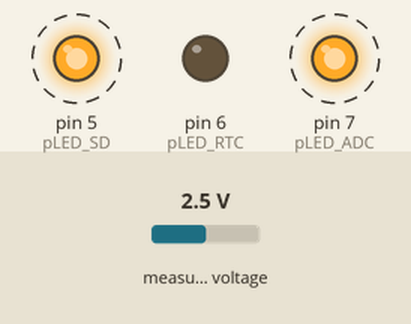
Bench run of a sketch on a simulated Arduino Uno, built with avr-gcc and run on an emulated ATmega328P. On the bench: output pins drawn as LEDs (lit = HIGH). Dashed ring = blinking. Inputs (shaded band) come from the test bench; at power-on: measured voltage 2.5 V. The local clock reads 2024-03-15 10:24:30 at power-on unless the sketch sets it; storage starts empty; what the sketch prints to the serial monitor is not drawn.

Above: at 0.4 s.
Timing chart, 0 to 3.0 s (numbered marks = the images above):
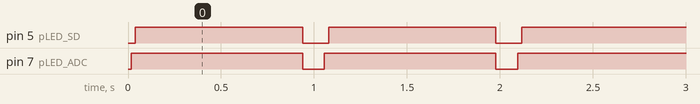

Measured:
- by itself, pin 5 (pLED_SD): alternates HIGH for 0.90 s and LOW for 0.14 s
- by itself, pin 7 (pLED_ADC): alternates HIGH for 0.92 s and LOW for 0.12 s

The sketch:

test_modules.ino
```cpp
/*
  Script
*/

/*TODO

*/

//libraries
#include <Wire.h>               //standard library
#include <SPI.h>                //standard library
#include <LiquidCrystal_I2C.h>  //standard library
#include <Adafruit_ADS1X15.h>   //Version 2.2.0  https://github.com/adafruit/Adafruit_ADS1X15
#include <SdFat.h>              //Version 2.0.7 https://github.com/greiman/SdFat //uses 908 bytes of memory
#include <DS3231.h>             //Updated Jan 2, 2017 https://github.com/kinasmith/DS3231

//pins for LEDS
#define pLED_ADC 7
#define pLED_RTC 6
#define pLED_SD 5
#define pChipSelect 10

//RTC vars
DS3231 rtc; //create RTC object

//SD vars
#define SPI_SPEED SD_SCK_MHZ(50)
SdFat sd;

//ADC vars
Adafruit_ADS1115 ads;

/* SETUP

 */

void setup() {
  Serial.begin(115200);
  Serial.setTimeout(50);
  Wire.begin();

  pinMode(pLED_ADC, OUTPUT);
  pinMode(pLED_RTC, OUTPUT);
  pinMode(pLED_SD, OUTPUT);


}

void loop() {

  //initialize the ADC
  ads.setGain(GAIN_ONE); //reset gain
  ads.begin(0x48);  // Initialize ads1115
  ads.setDataRate(RATE_ADS1115_860SPS); //set the sampling speed
  ads.readADC_SingleEnded(0); //throw one reading away. Seems to come up bad.
  bool adc_init = ads.readADC_SingleEnded(0) != -1;
  if(!adc_init) {
    Serial.println("ADC fail");
  } else {
    Serial.println("ADC pass");
    digitalWrite(pLED_ADC,HIGH);
  }

  //initialize the RTC
  bool clk_init = rtc.begin(); //reset the rtc
  uint32_t t_now = rtc.now().unixtime();
  clk_init = clk_init & t_now >= 946684800 & t_now < 947684800;
  if(!clk_init) {
    Serial.println("RTC failed");
  } else {
    Serial.println("RTC pass");
    digitalWrite(pLED_RTC,HIGH);
  }

  //intialize SD card
  bool sd_init = sd.begin(pChipSelect,SPI_SPEED);
  if(!sd_init) {
    Serial.println("SD failed");
  } else {
    Serial.println("SD pass");
    digitalWrite(pLED_SD,HIGH);
  }

  delay(900);
  digitalWrite(pLED_SD,LOW);
  digitalWrite(pLED_RTC,LOW);
  digitalWrite(pLED_ADC,LOW);
  delay(100);
}
```
